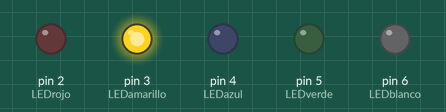
Simulated run of this sketch. Board: Arduino Uno, built with avr-gcc and run on an emulated ATmega328P. Parts: output pins drawn as LEDs (lit = HIGH).

Above: at 0.05 s.
At 0.25 s:
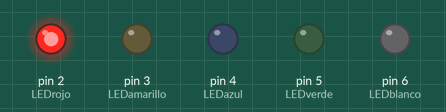
At 0.65 s:
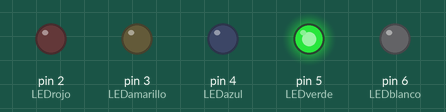
At 0.75 s:
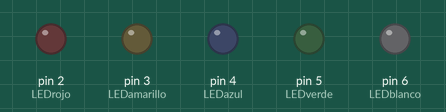
At 1.45 s:
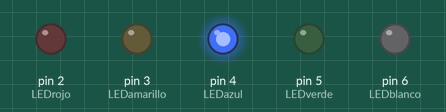
At 2.85 s:
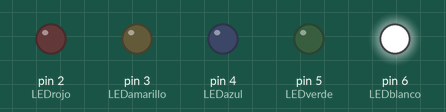
Timing chart, 0 to 3.1 s (numbered marks = the images above):
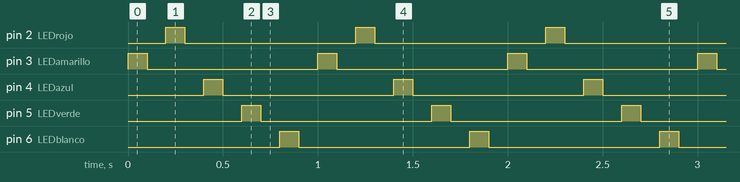

Measured:
- by itself, pin 2 (LEDrojo), pin 3 (LEDamarillo), pin 4 (LEDazul), pin 5 (LEDverde), pin 6 (LEDblanco): alternates HIGH for 0.10 s and LOW for 0.90 s
- by itself, everything shown: repeats every 1.0 s, in 10 steps

The sketch:

LucesLED.ino
```cpp
const int LEDamarillo=3;
const int LEDrojo=2;
const int LEDazul=4;
const int LEDverde=5;
const int LEDblanco=6;

void setup()
{
  pinMode(LEDamarillo, OUTPUT);
  pinMode(LEDrojo, OUTPUT);
  pinMode(LEDazul, OUTPUT);
  pinMode(LEDverde, OUTPUT);
  pinMode(LEDblanco, OUTPUT);
}

void loop()
{
  digitalWrite(LEDamarillo, HIGH);
  delay(100);
  digitalWrite(LEDamarillo, LOW);
  delay(100);

  digitalWrite(LEDrojo, HIGH);
  delay(100);
  digitalWrite(LEDrojo, LOW);
  delay(100);

  digitalWrite(LEDazul, HIGH);
  delay(100);
  digitalWrite(LEDazul, LOW);
  delay(100);

  digitalWrite(LEDverde, HIGH);
  delay(100);
  digitalWrite(LEDverde, LOW);
  delay(100);

  digitalWrite(LEDblanco, HIGH);
  delay(100);
  digitalWrite(LEDblanco, LOW);
  delay(100);
}
```
